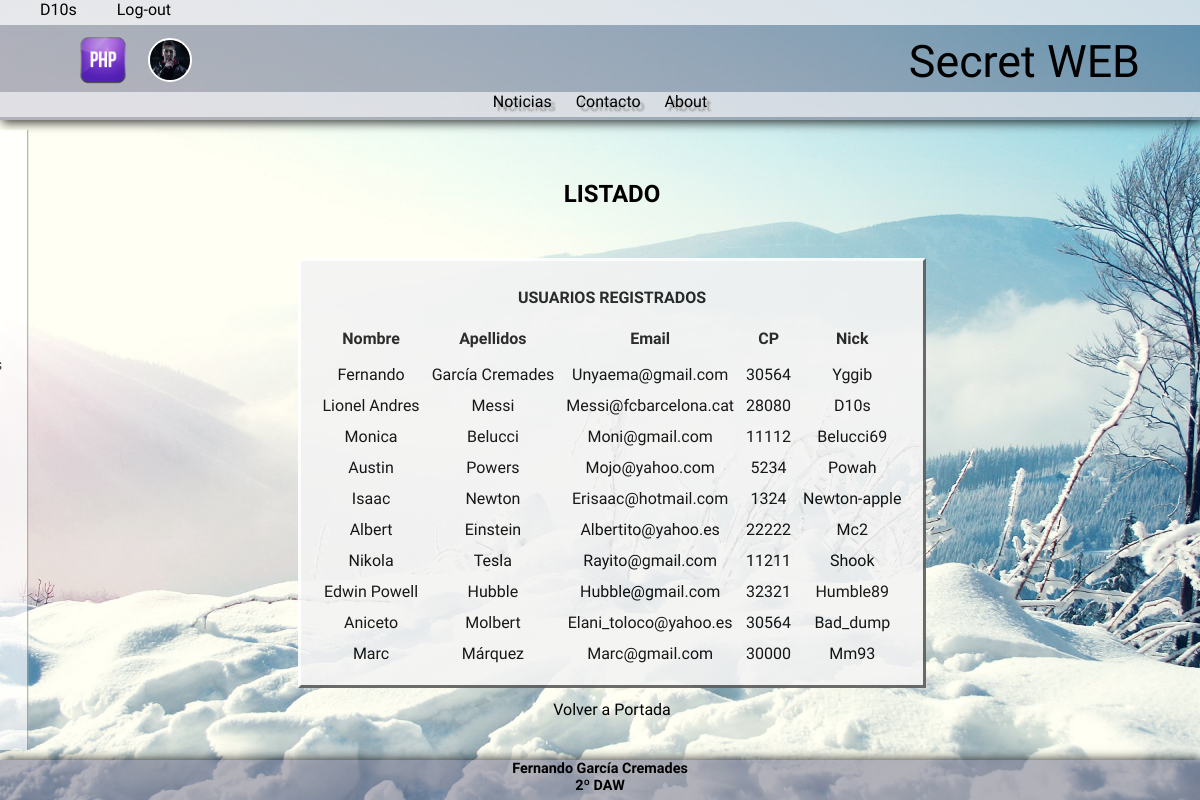
Page /listado.php (signed in) on the committed database.
### tables this page shows
CREATE TABLE `usuario` (
  `id` int(11) NOT NULL AUTO_INCREMENT,
  `nombre` varchar(50) NOT NULL,
  `apellidos` varchar(100) NOT NULL,
  `correo` varchar(100) NOT NULL,
  `cp` int(5) NOT NULL,
  `pass` varchar(255) NOT NULL,
  `nick` varchar(50) NOT NULL,
  PRIMARY KEY (`id`)
);

### listado.php (the view, shortened to what this page needs)
<?php
include "includes/cabecera.php";
?>
<h2>LISTADO</h2>
<table>
	<tr><th colspan="5">USUARIOS REGISTRADOS</th></tr>
	<tr>
		<th>Nombre</th>
		<th>Apellidos</th>
		<th>Email</th>
		<th>CP</th>
		<th>Nick</th>
	</tr>
<?php
$conex = conexion();
$consulta = "SELECT * FROM usuario";
$res = mysqli_query($conex, $consulta);
while($fila = mysqli_fetch_array($res)){
 ?>
        <tr>
            <td><?=ucwords(strtolower($fila["nombre"]))?></td>
            <td><?=ucwords(strtolower($fila["apellidos"]))?></td>
            <td><?=ucwords(strtolower($fila["correo"]))?></td>
            <td><?=ucwords(strtolower($fila["cp"]))?></td>
            <td><?=ucwords(strtolower($fila["nick"]))?></td>
        </tr>
        <?php
    }
?>
</table>
<p style="text-align:center;"><a href="index.php">Volver a Portada</a></p>
<?php
include "includes/pie.php";

### includes/style/estilo.css (style rules this page uses)
html { background: url("../img/fondo.jpg") no-repeat center center fixed; background-size: cover; }
body { font-family: 'Exo', sans-serif; text-align: justify; margin: 0; padding: 0; }
h2 { font-weight: 700; text-align: center; padding: 30px 30px; }
p { margin: inherit; padding: 12px 0 0 0; }
table { vertical-align: center; position: center; border: 3px solid; border-color: #FFFFFF #5C5B5B #5C5B5B #FFFFFF; background-color: #f3f3f3; text-align: left; padding: 15px; margin: auto; opacity: 0.9; }
th { opacity: 0.9; text-align: center; text-transform: capitalize; padding-bottom: 15px; padding: 10px; }
td { text-align: center; padding: 5px; }
a { display: block; text-decoration: none; font-size: 100%; margin: 0; padding: 0; }
a:link { color: black; }

### rows in the picture
usuario: nombre "Fernando", apellidos "García Cremades", correo "Unyaema@gmail.com", cp "30564", nick "Yggib"
usuario: nombre "Lionel Andres", apellidos "Messi", correo "Messi@fcbarcelona.cat", cp "28080", nick "D10s"
usuario: nombre "Monica", apellidos "Belucci", correo "Moni@gmail.com", cp "11112", nick "Belucci69"
usuario: nombre "Austin", apellidos "Powers", correo "Mojo@yahoo.com", cp "5234", nick "Powah"
usuario: nombre "Isaac", apellidos "Newton", correo "Erisaac@hotmail.com", cp "1324", nick "Newton-apple"
usuario: nombre "Albert", apellidos "Einstein", correo "Albertito@yahoo.es", cp "22222", nick "Mc2"
usuario: nombre "Nikola", apellidos "Tesla", correo "Rayito@gmail.com", cp "11211", nick "Shook"
usuario: nombre "Edwin Powell", apellidos "Hubble", correo "Hubble@gmail.com", cp "32321", nick "Humble89"
usuario: nombre "Aniceto", apellidos "Molbert", correo "Elani_toloco@yahoo.es", cp "30564", nick "Bad_dump"
usuario: nombre "Marc", apellidos "Márquez", correo "Marc@gmail.com", cp "30000", nick "Mm93"

### other values in the picture
$_SESSION["login_user"] "D10s"
